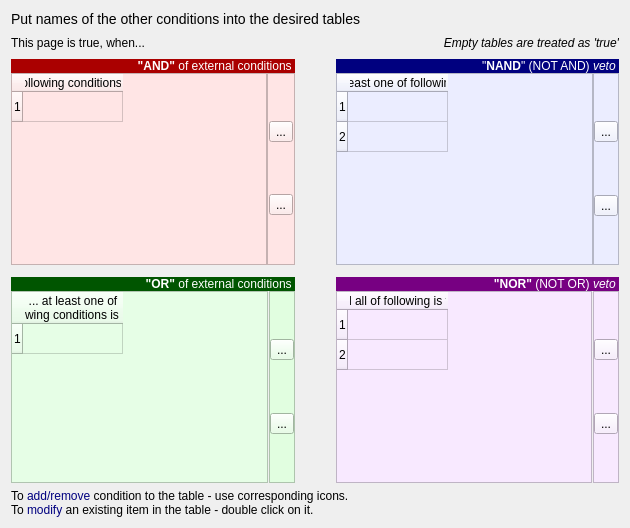
  <widget class="QWizardPage" name="wizardPage_external_conditons">
   <property name="title">
    <string>External conditions</string>
   </property>
   <property name="subTitle">
    <string>Here you can construct even very complicated  logic from other, already existing conditions</string>
   </property>
   <layout class="QVBoxLayout" name="verticalLayout_21">
    <item>
     <widget class="QLabel" name="textLabel1_9">
      <property name="maximumSize">
       <size>
        <width>32767</width>
        <height>32</height>
       </size>
      </property>
      <property name="text">
       <string>&lt;html&gt;&lt;head/&gt;&lt;body&gt;&lt;p&gt;&lt;span style=&quot; font-size:large;&quot;&gt;Put names of the other conditions into the desired tables&lt;/span&gt;&lt;/p&gt;&lt;/body&gt;&lt;/html&gt;</string>
      </property>
      <property name="wordWrap">
       <bool>false</bool>
      </property>
     </widget>
    </item>
    <item>
     <layout class="QHBoxLayout" name="horizontalLayout_12">
      <item>
       <widget class="QLabel" name="textLabel1_8_3">
        <property name="text">
         <string>This page is true, when...</string>
        </property>
        <property name="wordWrap">
         <bool>false</bool>
        </property>
       </widget>
      </item>
      <item>
       <spacer name="horizontalSpacer_9">
        <property name="orientation">
         <enum>Qt::Horizontal</enum>
        </property>
        <property name="sizeHint" stdset="0">
         <size>
          <width>40</width>
          <height>20</height>
         </size>
        </property>
       </spacer>
      </item>
      <item>
       <widget class="QLabel" name="textLabel1_8_3_2">
        <property name="text">
         <string>&lt;html&gt;&lt;head/&gt;&lt;body&gt;&lt;p&gt;&lt;span style=&quot; font-style:italic;&quot;&gt;Empty tables are treated as 'true'&lt;/span&gt;&lt;/p&gt;&lt;/body&gt;&lt;/html&gt;</string>
        </property>
        <property name="alignment">
         <set>Qt::AlignRight|Qt::AlignTrailing|Qt::AlignVCenter</set>
        </property>
        <property name="wordWrap">
         <bool>false</bool>
        </property>
       </widget>
      </item>
     </layout>
    </item>
    <item>
     <layout class="QGridLayout" name="gridLayout">
      <property name="horizontalSpacing">
       <number>41</number>
      </property>
      <property name="verticalSpacing">
       <number>12</number>
      </property>
      <item row="0" column="0">
       <layout class="QVBoxLayout" name="verticalLayout_16">
        <item>
         <widget class="QLabel" name="textLabel1_8">
          <property name="styleSheet">
           <string notr="true">background-color: rgb(170, 0, 0);
color: rgb(255, 255, 255);</string>
          </property>
          <property name="text">
           <string>&lt;html&gt;&lt;head/&gt;&lt;body&gt;&lt;p&gt;&lt;span style=&quot; font-weight:600;&quot;&gt;&amp;quot;AND&amp;quot;&lt;/span&gt; of external conditions &lt;/p&gt;&lt;/body&gt;&lt;/html&gt;</string>
          </property>
          <property name="alignment">
           <set>Qt::AlignRight|Qt::AlignTrailing|Qt::AlignVCenter</set>
          </property>
          <property name="wordWrap">
           <bool>true</bool>
          </property>
         </widget>
        </item>
        <item>
         <layout class="QHBoxLayout" name="horizontalLayout_14">
          <property name="spacing">
           <number>0</number>
          </property>
          <item>
           <widget class="QTableWidget" name="table_other_conditions_AND">
            <property name="font">
             <font>
              <pointsize>9</pointsize>
             </font>
            </property>
            <property name="styleSheet">
             <string notr="true">background-color: rgb(255, 229, 229);</string>
            </property>
            <property name="rowCount">
             <number>1</number>
            </property>
            <property name="columnCount">
             <number>1</number>
            </property>
            <row/>
            <column>
             <property name="text">
              <string>...all of following conditions are true</string>
             </property>
            </column>
           </widget>
          </item>
          <item>
           <widget class="QFrame" name="frame_icons_and">
            <property name="styleSheet">
             <string notr="true">background-color: rgb(255, 229, 229);
border-left-color: rgb(255, 0, 0);
selection-color: rgb(255, 255, 0);</string>
            </property>
            <property name="frameShape">
             <enum>QFrame::StyledPanel</enum>
            </property>
            <property name="frameShadow">
             <enum>QFrame::Plain</enum>
            </property>
            <property name="lineWidth">
             <number>-1</number>
            </property>
            <layout class="QVBoxLayout" name="verticalLayout_14">
             <property name="spacing">
              <number>6</number>
             </property>
             <property name="leftMargin">
              <number>1</number>
             </property>
             <property name="topMargin">
              <number>1</number>
             </property>
             <property name="rightMargin">
              <number>1</number>
             </property>
             <property name="bottomMargin">
              <number>2</number>
             </property>
             <item>
              <widget class="QToolButton" name="toolButton_nodes_AND_add">
               <property name="text">
                <string>...</string>
               </property>
               <property name="icon">
                <iconset resource="greware_icons.qrc">
                 <normaloff>:/images/images/add_document.png</normaloff>:/images/images/add_document.png</iconset>
               </property>
               <property name="iconSize">
                <size>
                 <width>23</width>
                 <height>23</height>
                </size>
               </property>
              </widget>
             </item>
             <item>
              <widget class="QToolButton" name="toolButton_nodes_AND_remove">
               <property name="text">
                <string>...</string>
               </property>
               <property name="icon">
                <iconset resource="greware_icons.qrc">
                 <normaloff>:/images/images/remove_document.png</normaloff>:/images/images/remove_document.png</iconset>
               </property>
               <property name="iconSize">
                <size>
                 <width>23</width>
                 <height>23</height>
                </size>
               </property>
              </widget>
             </item>
            </layout>
           </widget>
          </item>
         </layout>
        </item>
       </layout>
      </item>
      <item row="0" column="1">
       <layout class="QVBoxLayout" name="verticalLayout_22">
        <item>
         <widget class="QLabel" name="textLabel1_8_2_2">
          <property name="styleSheet">
           <string notr="true">background-color: rgb(0, 0, 127);
color: rgb(255, 255, 255);</string>
          </property>
          <property name="text">
           <string>&lt;html&gt;&lt;head/&gt;&lt;body&gt;&lt;p&gt;&amp;quot;&lt;span style=&quot; font-weight:600;&quot;&gt;NAND&lt;/span&gt;&amp;quot; (NOT AND) &lt;span style=&quot; font-style:italic;&quot;&gt;veto &lt;/span&gt;&lt;/p&gt;&lt;/body&gt;&lt;/html&gt;</string>
          </property>
          <property name="alignment">
           <set>Qt::AlignRight|Qt::AlignTrailing|Qt::AlignVCenter</set>
          </property>
          <property name="wordWrap">
           <bool>true</bool>
          </property>
         </widget>
        </item>
        <item>
         <layout class="QHBoxLayout" name="horizontalLayout_16">
          <property name="spacing">
           <number>0</number>
          </property>
          <item>
           <widget class="QTableWidget" name="table_other_conditions_NAND">
            <property name="font">
             <font>
              <pointsize>9</pointsize>
             </font>
            </property>
            <property name="styleSheet">
             <string notr="true">background-color: rgb(235, 237, 255);</string>
            </property>
            <property name="rowCount">
             <number>2</number>
            </property>
            <property name="columnCount">
             <number>1</number>
            </property>
            <row/>
            <row/>
            <column>
             <property name="text">
              <string>...and at least one of following is false</string>
             </property>
            </column>
           </widget>
          </item>
          <item>
           <widget class="QFrame" name="frame_icons_nand">
            <property name="styleSheet">
             <string notr="true">background-color: rgb(235, 237, 255);</string>
            </property>
            <property name="frameShape">
             <enum>QFrame::StyledPanel</enum>
            </property>
            <property name="lineWidth">
             <number>-1</number>
            </property>
            <layout class="QVBoxLayout" name="verticalLayout_17">
             <property name="spacing">
              <number>6</number>
             </property>
             <property name="leftMargin">
              <number>0</number>
             </property>
             <property name="topMargin">
              <number>0</number>
             </property>
             <property name="rightMargin">
              <number>0</number>
             </property>
             <property name="bottomMargin">
              <number>0</number>
             </property>
             <item>
              <widget class="QToolButton" name="toolButton_nodes_NAND_add">
               <property name="text">
                <string>...</string>
               </property>
               <property name="icon">
                <iconset resource="greware_icons.qrc">
                 <normaloff>:/images/images/add_document.png</normaloff>:/images/images/add_document.png</iconset>
               </property>
               <property name="iconSize">
                <size>
                 <width>23</width>
                 <height>23</height>
                </size>
               </property>
              </widget>
             </item>
             <item>
              <widget class="QToolButton" name="toolButton_nodes_NAND_remove">
               <property name="text">
                <string>...</string>
               </property>
               <property name="icon">
                <iconset resource="greware_icons.qrc">
                 <normaloff>:/images/images/remove_document.png</normaloff>:/images/images/remove_document.png</iconset>
               </property>
               <property name="iconSize">
                <size>
                 <width>23</width>
                 <height>23</height>
                </size>
               </property>
              </widget>
             </item>
            </layout>
           </widget>
          </item>
         </layout>
        </item>
       </layout>
      </item>
      <item row="1" column="0">
       <layout class="QVBoxLayout" name="verticalLayout_20">
        <item>
         <widget class="QLabel" name="textLabel1_8_2">
          <property name="styleSheet">
           <string notr="true">background-color: rgb(0, 85, 0);
color: rgb(255, 255, 255);</string>
          </property>
          <property name="text">
           <string>&lt;html&gt;&lt;head/&gt;&lt;body&gt;&lt;p&gt;&lt;span style=&quot; font-weight:600;&quot;&gt;&amp;quot;OR&amp;quot;&lt;/span&gt; of external conditions &lt;/p&gt;&lt;/body&gt;&lt;/html&gt;</string>
          </property>
          <property name="alignment">
           <set>Qt::AlignRight|Qt::AlignTrailing|Qt::AlignVCenter</set>
          </property>
          <property name="wordWrap">
           <bool>true</bool>
          </property>
         </widget>
        </item>
        <item>
         <layout class="QHBoxLayout" name="horizontalLayout_15">
          <property name="spacing">
           <number>1</number>
          </property>
          <item>
           <widget class="QTableWidget" name="table_other_conditions_OR">
            <property name="sizePolicy">
             <sizepolicy hsizetype="Expanding" vsizetype="Expanding">
              <horstretch>0</horstretch>
              <verstretch>0</verstretch>
             </sizepolicy>
            </property>
            <property name="font">
             <font>
              <pointsize>9</pointsize>
             </font>
            </property>
            <property name="styleSheet">
             <string notr="true">background-color: rgb(230, 254, 230);</string>
            </property>
            <property name="cornerButtonEnabled">
             <bool>true</bool>
            </property>
            <property name="rowCount">
             <number>1</number>
            </property>
            <property name="columnCount">
             <number>1</number>
            </property>
            <row/>
            <column>
             <property name="text">
              <string>... at least one of 
following conditions is true</string>
             </property>
            </column>
           </widget>
          </item>
          <item>
           <widget class="QFrame" name="frame_icons_or">
            <property name="styleSheet">
             <string notr="true">background-color: rgb(225, 254, 224);</string>
            </property>
            <property name="frameShape">
             <enum>QFrame::StyledPanel</enum>
            </property>
            <layout class="QVBoxLayout" name="verticalLayout_15">
             <property name="spacing">
              <number>6</number>
             </property>
             <property name="leftMargin">
              <number>0</number>
             </property>
             <property name="topMargin">
              <number>0</number>
             </property>
             <property name="rightMargin">
              <number>0</number>
             </property>
             <property name="bottomMargin">
              <number>0</number>
             </property>
             <item>
              <widget class="QToolButton" name="toolButton_nodes_OR_add">
               <property name="text">
                <string>...</string>
               </property>
               <property name="icon">
                <iconset resource="greware_icons.qrc">
                 <normaloff>:/images/images/add_document.png</normaloff>:/images/images/add_document.png</iconset>
               </property>
               <property name="iconSize">
                <size>
                 <width>23</width>
                 <height>23</height>
                </size>
               </property>
              </widget>
             </item>
             <item>
              <widget class="QToolButton" name="toolButton_nodes_OR_remove">
               <property name="text">
                <string>...</string>
               </property>
               <property name="icon">
                <iconset resource="greware_icons.qrc">
                 <normaloff>:/images/images/remove_document.png</normaloff>:/images/images/remove_document.png</iconset>
               </property>
               <property name="iconSize">
                <size>
                 <width>23</width>
                 <height>23</height>
                </size>
               </property>
              </widget>
             </item>
            </layout>
           </widget>
          </item>
         </layout>
        </item>
       </layout>
      </item>
      <item row="1" column="1">
       <layout class="QVBoxLayout" name="verticalLayout_18">
        <item>
         <widget class="QLabel" name="textLabel1_8_2_2_2">
          <property name="styleSheet">
           <string notr="true">background-color: rgb(119, 0, 130);
color: rgb(255, 255, 255);</string>
          </property>
          <property name="text">
           <string>&lt;html&gt;&lt;head/&gt;&lt;body&gt;&lt;p&gt;&lt;span style=&quot; font-weight:600;&quot;&gt;&amp;quot;NOR&amp;quot;&lt;/span&gt; (NOT OR) &lt;span style=&quot; font-style:italic;&quot;&gt;veto &lt;/span&gt;&lt;/p&gt;&lt;/body&gt;&lt;/html&gt;</string>
          </property>
          <property name="alignment">
           <set>Qt::AlignRight|Qt::AlignTrailing|Qt::AlignVCenter</set>
          </property>
          <property name="wordWrap">
           <bool>true</bool>
          </property>
         </widget>
        </item>
        <item>
         <layout class="QHBoxLayout" name="horizontalLayout_17">
          <property name="spacing">
           <number>1</number>
          </property>
          <item>
           <widget class="QTableWidget" name="table_other_conditions_NOR">
            <property name="font">
             <font>
              <pointsize>9</pointsize>
             </font>
            </property>
            <property name="styleSheet">
             <string notr="true">background-color: rgb(248, 233, 255);</string>
            </property>
            <property name="rowCount">
             <number>2</number>
            </property>
            <property name="columnCount">
             <number>1</number>
            </property>
            <row/>
            <row/>
            <column>
             <property name="text">
              <string>...and all of following is false </string>
             </property>
            </column>
           </widget>
          </item>
          <item>
           <widget class="QFrame" name="frame_icons_nor">
            <property name="styleSheet">
             <string notr="true">background-color: rgb(248, 233, 255);</string>
            </property>
            <property name="frameShape">
             <enum>QFrame::StyledPanel</enum>
            </property>
            <property name="lineWidth">
             <number>3</number>
            </property>
            <layout class="QVBoxLayout" name="verticalLayout_23">
             <property name="leftMargin">
              <number>0</number>
             </property>
             <property name="topMargin">
              <number>0</number>
             </property>
             <property name="rightMargin">
              <number>0</number>
             </property>
             <property name="bottomMargin">
              <number>0</number>
             </property>
             <item>
              <widget class="QToolButton" name="toolButton_nodes_NOR_add">
               <property name="text">
                <string>...</string>
               </property>
               <property name="icon">
                <iconset resource="greware_icons.qrc">
                 <normaloff>:/images/images/add_document.png</normaloff>:/images/images/add_document.png</iconset>
               </property>
               <property name="iconSize">
                <size>
                 <width>23</width>
                 <height>23</height>
                </size>
               </property>
              </widget>
             </item>
             <item>
              <widget class="QToolButton" name="toolButton_nodes_NOR_remove">
               <property name="text">
                <string>...</string>
               </property>
               <property name="icon">
                <iconset resource="greware_icons.qrc">
                 <normaloff>:/images/images/remove_document.png</normaloff>:/images/images/remove_document.png</iconset>
               </property>
               <property name="iconSize">
                <size>
                 <width>23</width>
                 <height>23</height>
                </size>
               </property>
              </widget>
             </item>
            </layout>
           </widget>
          </item>
         </layout>
        </item>
       </layout>
      </item>
     </layout>
    </item>
    <item>
     <widget class="QLabel" name="label_6">
      <property name="text">
       <string>&lt;html&gt;&lt;head/&gt;&lt;body&gt;&lt;p&gt;To &lt;span style=&quot; color:#00007f;&quot;&gt;add/remove&lt;/span&gt; condition to the table - use corresponding icons.&lt;br/&gt;To &lt;span style=&quot; color:#00007f;&quot;&gt;modify&lt;/span&gt; an existing item in the table - double click on it.&lt;/p&gt;&lt;/body&gt;&lt;/html&gt;</string>
      </property>
      <property name="textFormat">
       <enum>Qt::RichText</enum>
      </property>
      <property name="wordWrap">
       <bool>true</bool>
      </property>
     </widget>
    </item>
   </layout>
  </widget>
